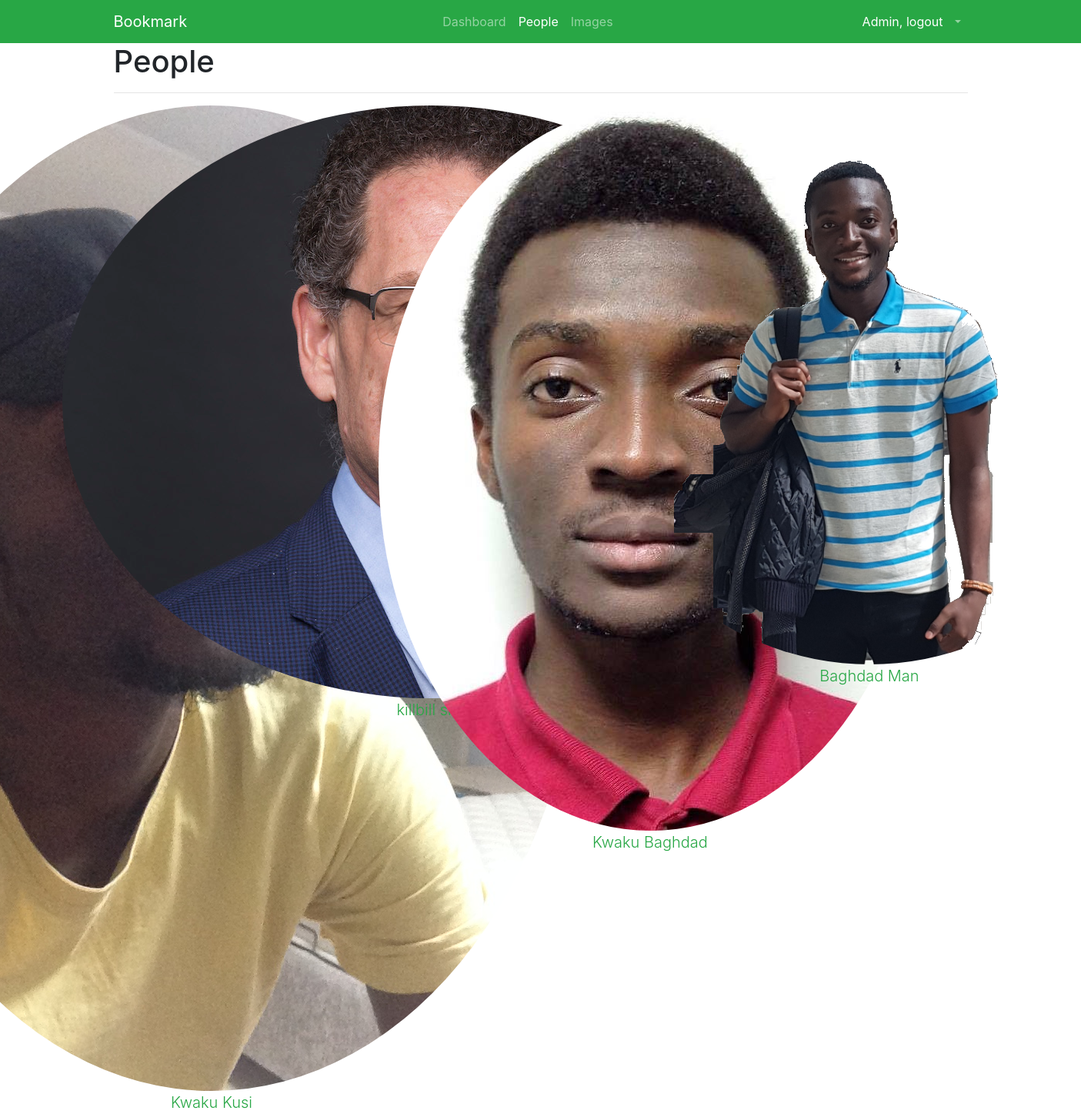
The app's page /accounts/users/ (signed in) with its own data.
### users/models.py (models this page shows, shortened)
class CustomUser(AbstractUser):
    photo = models.ImageField(upload_to='profile/%Y/%m/%d/',blank=True)
    date_of_birth = models.DateField(blank=True, null=True)
    following = models.ManyToManyField('self',through='Contact',related_name='followers',symmetrical=False)
    def get_absolute_url(self):
        return reverse('user_detail',args=[str(self.username),])

### users/views.py (the view)
# urls.py: path('users/',UsersListView.as_view(),name='user_list'),
class UsersListView(LoginRequiredMixin,ListView):
    model = get_user_model()
    template_name = 'account/user/list.html'
    context_object_name = 'users'
    def get_queryset(self):
        return get_user_model().objects.filter(is_active=True)
    def get_context_data(self,**kwargs):
        context = super().get_context_data(**kwargs)
        context['ppl'] = 'active'
        return context

### templates/account/user/list.html (shortened to what this page needs)
{% extends "base.html" %}
{% load thumbnail %}
{% block content %}
    <h1>People</h1>
    <hr>
    <div class="row">
        {% for user in users  %}
            <div class="col-lg-3 col-md-6 col-sm-12">
                <div class="user">
                    <a href="{{user.get_absolute_url}}">
                        {% thumbnail user.photo "180x180" crop="100%"  as im %}
                            <img class="user-photo" src="{{im.url}}" />
                        {% endthumbnail %}
                    </a>
                    <div>
                        <a href="{{ user.get_absolute_url }}" class="lead text-success user-title">
                            {{ user.get_full_name }}
                        </a>
                    </div>
                </div>
            </div>
        {% endfor %}
    </div>
{% endblock content %}

### templates/navbar.html (shortened to what this page needs)
<nav class="navbar navbar-expand-lg navbar-dark bg-success">
    <div class="container">
        <a class="navbar-brand" href="#">Bookmark</a>
        <div class="collapse navbar-collapse" id="navbarSupportedContent">
            {% if user.is_authenticated %}
                <ul class="navbar-nav ml-auto" id="main_menu">
                    <li class="nav-item {% if dsb %}{{dsb}} {% endif %}">
                        <a class="nav-link" href="{% url 'dashboard' %}">Dashboard <span class="sr-only">(current)</span></a>
                    </li>
                    <li class="nav-item {% if ppl %}{{ppl}}{% endif %}">
                        <a class="nav-link" href="{% url 'user_list' %}">People</a>
                    </li>
                    <li class="nav-item {% if imgs %}{{imgs}} {% endif %}">
                        <a class="nav-link" href="{% url 'list' %}">Images</a>
                    </li>
                </ul>
            {% endif %}
            <ul class="navbar-nav ml-auto">
                {% if user.is_authenticated %}
                    <li class="nav-item active">
                        <a class="nav-link" href="{% url 'account_logout' %}">{{user.username}}, logout <span class="sr-only">(current)</span></a>
                    </li>
                    <li class="nav-item dropdown">
                        <a class="nav-link dropdown-toggle" href="#" id="navbarDropdown" role="button" data-toggle="dropdown" aria-haspopup="true" aria-expanded="false"></a>
                    </li>
                {% else %}
                    <li class="nav-item active">
                        <a class="nav-link" href="{% url 'account_login' %}">Login <span class="sr-only">(current)</span></a>
                    </li>
                {% endif %}
            </ul>
        </div>
    </div>
</nav>

### templates/account/user/list.html (style rules this page uses)
.user-photo { border-radius:50%; }
.user { display:flex; flex-direction:column; justify-content:center; align-items:center; }

### records on screen
CustomUser: username "Admin", get_full_name "Kwaku Kusi"
CustomUser: get_full_name "killbill slut"
CustomUser: get_full_name "Kwaku Baghdad"
CustomUser: get_full_name "Baghdad Man"
